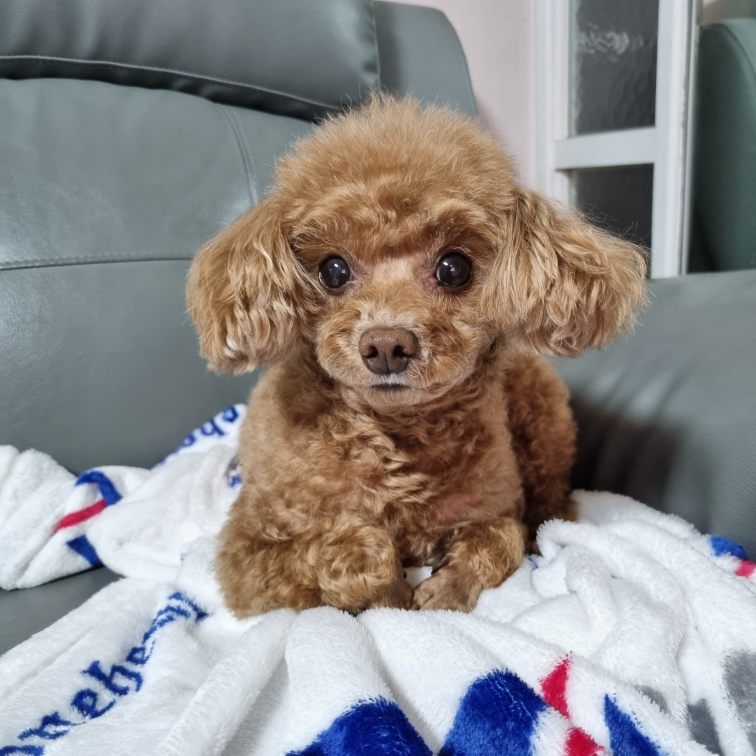
#> input picture Opencv and Numpy/practice_opencv/mydog.png, 1512 x 1512 px (shown at 1/2 size)
$ python 02.study_opencv_GRAYSCALE.py
#> lines starting #> are read from the running program, lines starting #| are printed output that depends on the picture; after the words box and inside, x2 and y2 are one past the last pixel; in counts of white or black regions, pixels touching at a corner belong together
import cv2
'''
What is pixel & Resolution ?
<pixel>
pixel (picture + elements) : 컴퓨터 이미지, 디스플레이를 구성하고 있는 최소 단위.
모든 이미지들은 픽셀이라고 하는 매우 작은 사각형의 점들로 구성되어 있음.

<Resolution>
Resolution : 픽셀들의 조합으로 보여지는 이미지는 픽셀의 객수와 밀도에 따라 이미지 자체의 크기와 품질에 직접적인 영향을 미친다.

'''
img = cv2.imread('mydog.png')
#> img is the input picture: shape (1512, 1512, 3); mean B, G, R 136.6, 137.9, 141.6
gray_img = cv2.imread('mydog.png', cv2.IMREAD_GRAYSCALE)
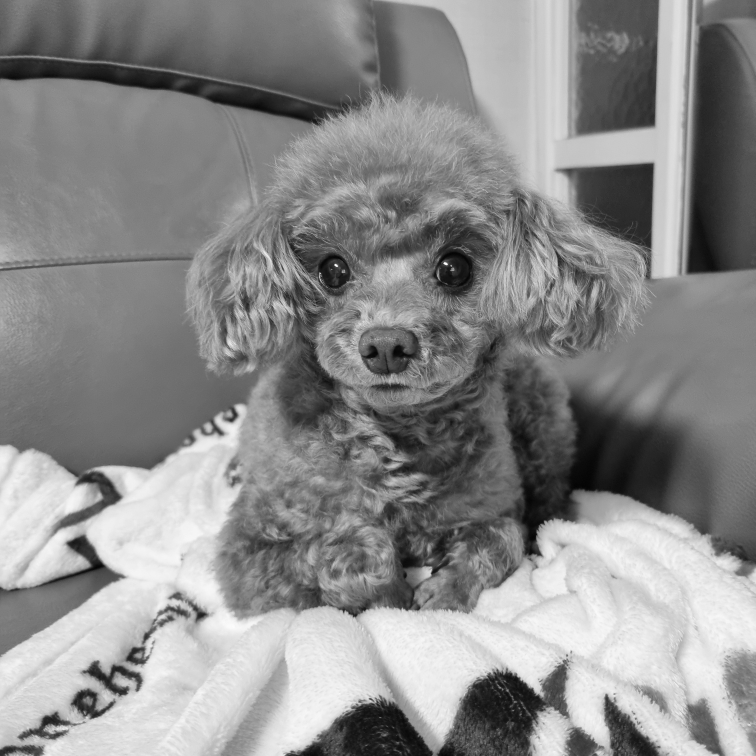
#> gray_img: shape (1512, 1512) (shown at 1/2 size); min 1, max 255, mean 138.9
cv2.imshow('mydog', img)
cv2.imshow('gray_mydog', gray_img)

print(img.shape)
#| (1512, 1512, 3)
print(gray_img.shape)
#| (1512, 1512)

#Get height and width of the input grayscale image
(h, w) = gray_img.shape
#> h = 1512; w = 1512
#print (h,w) values using 'str' fomatting
print("dimensions of the image - Height : {}, Width : {}".format(h,w))
#| dimensions of the image - Height : 1512, Width : 1512
#total_number_of_elements is obtained by img.size;
total_number_of_pixel = gray_img.size
#> total_number_of_pixel = 2286144
print("total_number_of_elements(pixels) : {}".format(total_number_of_pixel))            #total_number_of_pixel is equal to the multiplication of 'h','w' and 'channel'
#| total_number_of_elements(pixels) : 2286144
#dtype of image
img_dtype = img.dtype
print("Image dtype : {}".format(img_dtype))                                             #Img dtype : (uint8) = char
#| Image dtype : uint8

#Access a pixel value by row and column coordinates.
#For BGR image, it returns an array of (B,G,R) values.
#Get the value of the pixel(x=40, y=6)
i = gray_img[750,750]
#> i = 161
print("Pixel at (6,40) - Intensity:{}".format(i))
#| Pixel at (6,40) - Intensity:161

#Modify the value of the pixel to 'zero'(x=40, y=6)
gray_img[750, 750] = 0
#> gray_img: shape (1512, 1512); under 0.01% of pixels changed, all inside (x1, y1, x2, y2) = (750, 750, 751, 751)
i = gray_img[750, 750]
#> i = 0
print("Pixel at (6,40) - Intensity:{}".format(i))
#| Pixel at (6,40) - Intensity:0
#show the modified image
cv2.imshow('modified_gray_img', img)

# Get the top left corner of the image;
top_left_corner = gray_img[0:750, 0:750]
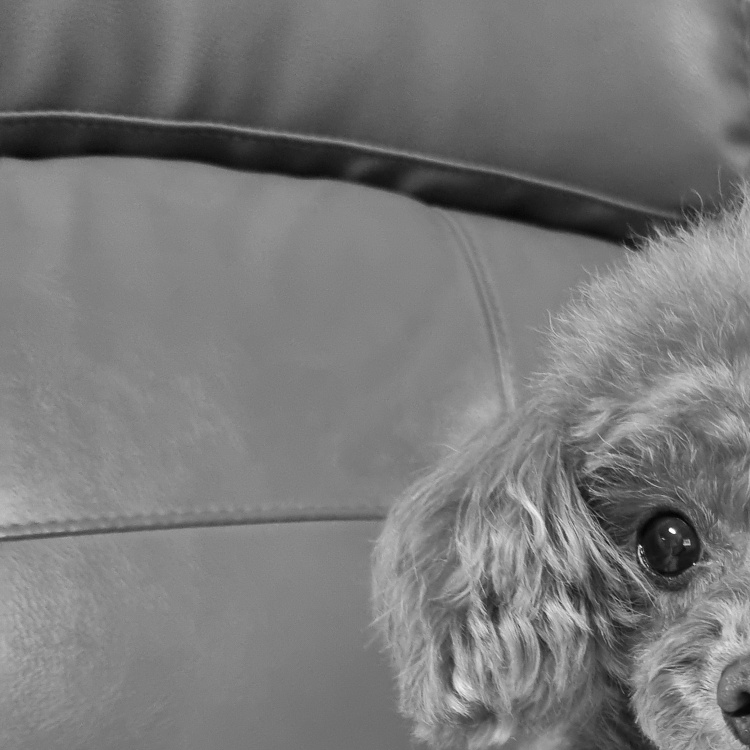
#> top_left_corner: shape (750, 750); min 1, max 255, mean 121.4

#We show this ROI
cv2. imshow("top_left_corner", top_left_corner)

gray_img[0:750, 750:1500] = top_left_corner
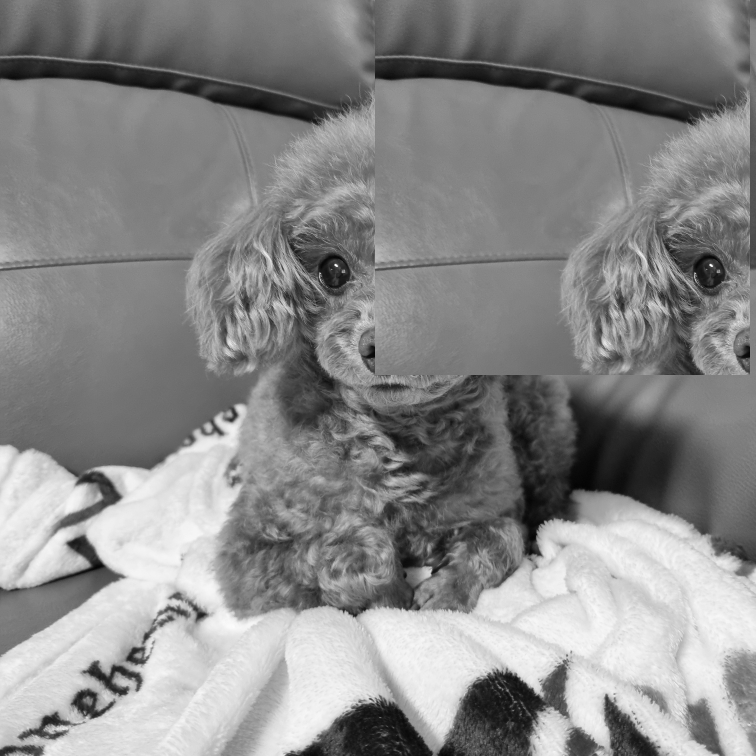
#> gray_img: shape (1512, 1512) (shown at 1/2 size); min 0, max 255, mean 137.3
cv2.imshow("modified top_left_corner", gray_img)

gray_img[0:750,0:750] = 255
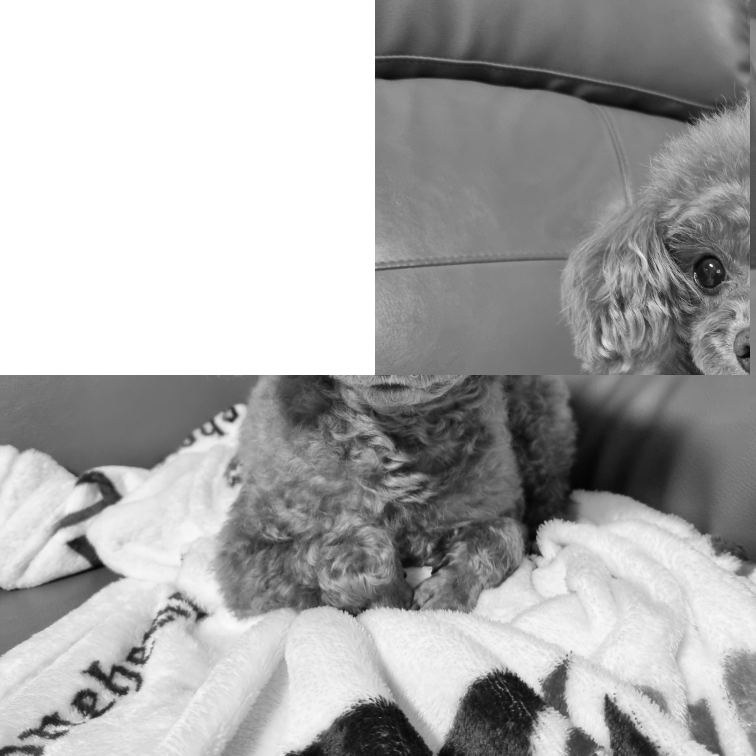
#> gray_img: shape (1512, 1512) (shown at 1/2 size); min 0, max 255, mean 170.2
cv2.imshow("modified_color_top_left_corner", gray_img)

cv2.waitKey(0)
